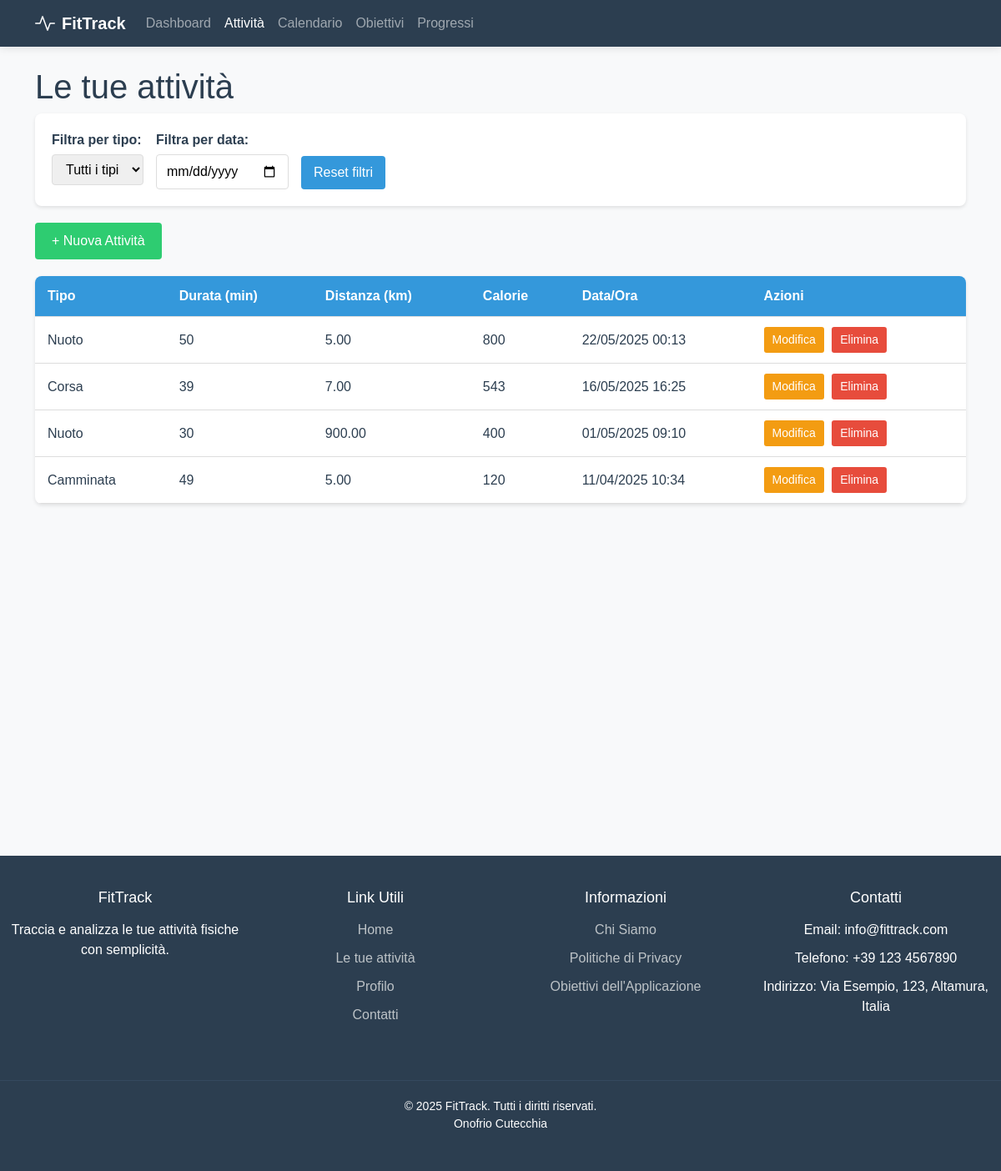
/attivita.php (signed in), run on the app's committed database.
### tables this page shows
CREATE TABLE `attivita` (
  `id` int(11) NOT NULL,
  `id_utente` int(11) NOT NULL,
  `tipo_attivita` varchar(50) NOT NULL,
  `durata` int(11) NOT NULL,
  `distanza` decimal(6,2) DEFAULT NULL,
  `calorie` int(11) DEFAULT NULL,
  `data_attivita` datetime NOT NULL,
  `descrizione` text DEFAULT NULL
);

### attivita.php (the view, shortened to what this page needs)
<?php
require 'connessione.php';
$id_utente = $_SESSION['utente_id'];
$filtro_data = $_GET['data'] ?? '';
$sql = "SELECT * FROM attivita WHERE id_utente = ?";
$params = array($id_utente);
$types = "i";
$sql .= " ORDER BY data_attivita DESC";
$stmt = $conn->prepare($sql);
$stmt->bind_param($types, ...$params);
$stmt->execute();
$attivita = $stmt->get_result();
?>
<!DOCTYPE html>
<html lang="it">
<head>
</head>
<body>
<?php include "novbar-attivita.php"?>
<div class="container">
    <h1>Le tue attività</h1>
    <div class="filtri">
        <div>
            <label for="tipo">Filtra per tipo:</label>
            <select id="tipo" name="tipo" onchange="applicaFiltri()">
                <option value="">Tutti i tipi</option>
            </select>
        </div>
        <div>
            <label for="data">Filtra per data:</label>
            <input type="date" id="data" name="data" value="<?= $filtro_data ?>" onchange="applicaFiltri()">
        </div>
        <div style="align-self: flex-end;">
            <button onclick="resettaFiltri()">Reset filtri</button>
        </div>
    </div>
    <a href="attivita_aggiungi.php" class="btn-nuova">+ Nuova Attività</a>
    <table class="tabella-attivita">
        <thead>
            <tr>
                <th>Tipo</th>
                <th>Durata (min)</th>
                <th>Distanza (km)</th>
                <th>Calorie</th>
                <th>Data/Ora</th>
                <th>Azioni</th>
            </tr>
        </thead>
        <tbody>
            <?php if ($attivita->num_rows > 0): ?>
                <?php while ($att = $attivita->fetch_assoc()): ?>
                    <tr>
                        <td><?= htmlspecialchars($att['tipo_attivita']) ?></td>
                        <td><?= $att['durata'] ?></td>
                        <td><?= $att['distanza'] ?? '-' ?></td>
                        <td><?= $att['calorie'] ?? '-' ?></td>
                        <td><?= date('d/m/Y H:i', strtotime($att['data_attivita'])) ?></td>
                        <td class="azioni">
                            <a href="attivita_modifica.php?id=<?= $att['id'] ?>" class="modifica">Modifica</a>
                            <a href="attivita.php?elimina=<?= $att['id'] ?>" class="elimina"
                               onclick="return confirm('Sei sicuro di voler eliminare questa attività?')">Elimina</a>
                        </td>
                    </tr>
                <?php endwhile; ?>
            <?php else: ?>
                <tr>
                    <td colspan="6" style="text-align: center;">Nessuna attività trovata</td>
                </tr>
            <?php endif; ?>
        </tbody>
    </table>
</div>
<?php include 'footer.php'; ?>
</body>
</html>

### attivita.php (style rules this page uses)
body { font-family: Arial, sans-serif; margin: 0; padding: 0; background-color: #f5f5f5; }
.container { width: 90%; max-width: 1200px; margin: 0 auto; }
h1 { color: #2c3e50; margin-bottom: 20px; }
.filtri { background-color: white; padding: 20px; border-radius: 8px; box-shadow: 0 2px 4px rgba(0,0,0,0.1); margin-bottom: 20px; display: flex; flex-wrap: wrap; gap: 15px; }
.filtri label { display: block; margin-bottom: 5px; font-weight: bold; }
.filtri select, .filtri input { padding: 8px 12px; border: 1px solid #ddd; border-radius: 4px; }
.filtri button { padding: 8px 15px; background-color: #3498db; color: white; border: none; border-radius: 4px; cursor: pointer; }
.btn-nuova { display: inline-block; padding: 10px 20px; background-color: #2ecc71; color: white; text-decoration: none; border-radius: 4px; margin-bottom: 20px; }
.tabella-attivita { width: 100%; border-collapse: collapse; background-color: white; box-shadow: 0 2px 4px rgba(0,0,0,0.1); border-radius: 8px; overflow: hidden; }
.tabella-attivita th, .tabella-attivita td { padding: 12px 15px; text-align: left; border-bottom: 1px solid #ddd; }
.tabella-attivita th { background-color: #3498db; color: white; }
.azioni a { display: inline-block; padding: 5px 10px; margin-right: 5px; text-decoration: none; border-radius: 3px; font-size: 14px; }
.modifica { background-color: #f39c12; color: white; }
.elimina { background-color: #e74c3c; color: white; }

### novbar-attivita.php (style rules this page uses)
:root { --primary: #3498db; --secondary: #2c3e50; --success: #2ecc71; --light: #ecf0f1; --dark: #34495e; }
body { font-family: 'Segoe UI', Tahoma, Geneva, Verdana, sans-serif; background-color: #f8f9fa; color: var(--secondary); }

### footer.php (style rules this page uses)
html, body { margin: 0; padding: 0; height: 100%; font-family: 'Arial', sans-serif; }

### data on the page
attivita: tipo_attivita "Nuoto", durata "50", distanza "5.00", calorie "800", data_attivita "22/05/2025 00:13"
attivita: tipo_attivita "Corsa", durata "39", distanza "7.00", calorie "543", data_attivita "16/05/2025 16:25"
attivita: tipo_attivita "Nuoto", durata "30", distanza "900.00", calorie "400", data_attivita "01/05/2025 09:10"
attivita: tipo_attivita "Camminata", durata "49", distanza "5.00", calorie "120", data_attivita "11/04/2025 10:34"
